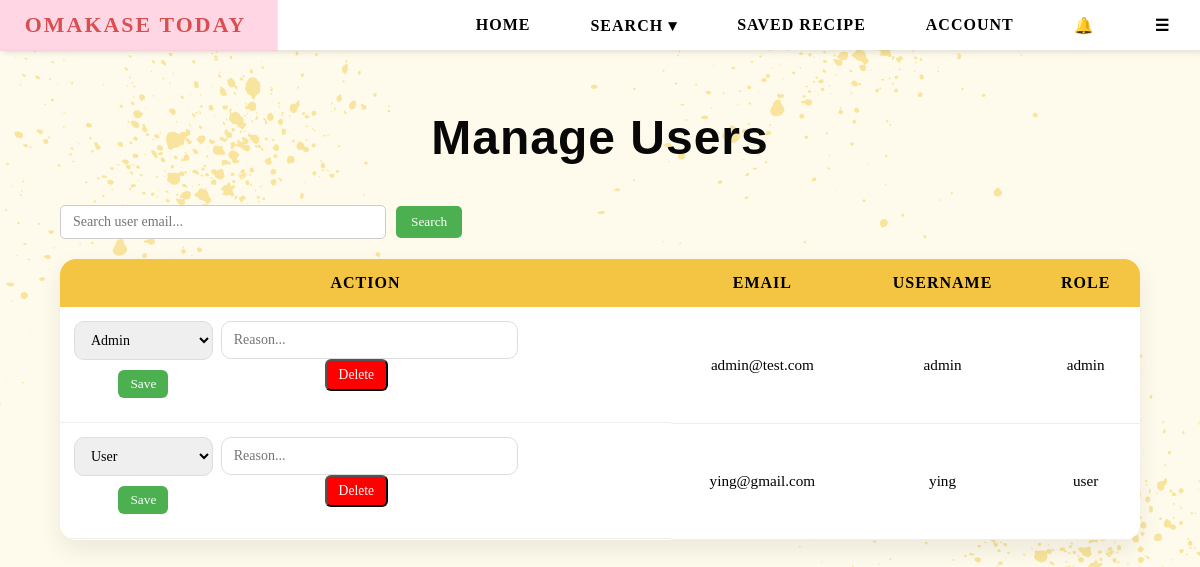
Screenshot of /admin/users (signed in) with the database file from the repository.
### tables this page shows
CREATE TABLE users (
        email TEXT PRIMARY KEY,
        username TEXT,
        password TEXT,
        bio TEXT,
        profile_pic TEXT,
        role TEXT DEFAULT 'user'
    , reset_token TEXT, reset_used INTEGER DEFAULT 0, reset_viewed INTEGER DEFAULT 0);

### app.py (the view)
@app.route("/admin/users")
def admin_users():
    if session.get("role") != "admin":
        return "403 Forbidden"
    conn = sqlite3.connect(DB_PATH)
    c = conn.cursor()
    c.execute("SELECT email, username, role FROM users")
    users = c.fetchall()
    conn.close()
    return render_template("admin_users.html", users=users)

### app.py (called while the page is built)
@app.context_processor
def inject_notifications():
    if "user" not in session:
        return dict(
            new_notifications=[],
            old_notifications=[],
            notif_count=0
        )
    conn = sqlite3.connect(DB_PATH)
    c = conn.cursor()
    c.execute("""
        SELECT message, is_read, created_at
        FROM notifications
        WHERE user_email = ?
        ORDER BY created_at DESC
        LIMIT 5
    """, (session["user"],))
    rows = c.fetchall()
    new_notifs = [n for n in rows if n[1] == 0]
    old_notifs = [n for n in rows if n[1] == 1]
    c.execute("""
        SELECT COUNT(*) FROM notifications
        WHERE user_email = ? AND is_read = 0
    """, (session["user"],))
    count = c.fetchone()[0]
    conn.close()
    return dict(
        new_notifications=new_notifs,
        old_notifications=old_notifs,
        notif_count=count
    )

### templates/admin_users.html (shortened to what this page needs)
{% extends "base.html" %}
{% block content %}
<div class="admin-users-wrapper">
    <h1 class="admin-title">Manage Users</h1>
    <div class="admin-controls">
        <input type="text" id="userSearch" class="search-input"
            placeholder="Search user email...">
        <button onclick="filterUsers()" class="search-btn">
            Search
        </button>
    </div>
    <table class="users-table">
        <thead>
            <tr>
                <th>ACTION</th>
                <th>EMAIL</th>
                <th>USERNAME</th>
                <th>ROLE</th>
            </tr>
        </thead>
        <tbody id="userBody">
            {% for u in users %}
            <tr>
                <td style="display:flex; gap:8px; flex-wrap:wrap;">
                    <form action="/admin/users/update/{{ u[0] }}" method="POST">
                        <select name="role">
                            <option value="user" {% if u[2]=='user' %}selected{% endif %}>User</option>
                            <option value="admin" {% if u[2]=='admin' %}selected{% endif %}>Admin</option>
                        </select>
                        <button type="submit" class="update-btn">Save</button>
                    </form>
                    <form action="/admin/delete/{{ u[0] }}" method="POST"
                          onsubmit="return confirmDelete(this)">
                        <input type="text" name="reason"
                               placeholder="Reason..."
                               required
                               class="reason-input">
                        <button type="submit" class="delete-btn">
                            Delete
                        </button>
                    </form>
                </td>
                <td>{{ u[0] }}</td>
                <td>{{ u[1] }}</td>
                <td>{{ u[2] }}</td>
            </tr>
            {% endfor %}
        </tbody>
    </table>
</div>
{% endblock %}

### templates/base.html (shortened to what this page needs)
<!DOCTYPE html>
<html lang="en">
<head>
    <link rel="stylesheet" href="{{ url_for('static', filename='css/style.css') }}">
</head>
<body>
<nav>
    <ul>
        <li><a href="{{ url_for('home') }}">Omakase Today</a></li>
        <li class="hideOnMobile"><a href="{{ url_for('home') }}">HOME</a></li>
        <li class="hideOnMobile dropdown">
            <a href="javascript:void(0)" class="dropbtn">SEARCH ▾</a>
        </li>
        <li class="hideOnMobile"><a href="{{ url_for('saved_recipes') }}">SAVED RECIPE</a></li>
        <li class="hideOnMobile"><a href="{{ url_for('profile') }}">ACCOUNT</a></li>
        <li class="notif-wrapper">
            <a href="#" class="notif-icon" onclick="toggleNotif(event)">
                🔔
            </a>
        </li>
        <li class="menu-button" onclick=showSidebar()><a href="#">☰</a></li>
    </ul>
</nav>
{% block content %}{% endblock %}
</body>
</html>

### static/css/style.css (style rules this page uses)
* { margin: 0; padding: 0; font-family: 'DM Serif Display', serif; }
html { text-align: center; }
body { height: 100%; background-image: url(../css/picture/background.png); background-size: cover; margin: 0; }
nav { background-color: white; box-shadow: 3px 3px 5px rgba(0, 0 ,0, 0.1); }
nav ul { width: 100%; list-style: none; display: flex; justify-content: flex-end; align-items: center; }
nav li { height: 50px; }
nav a { height: 100%; padding: 0 30px; text-decoration: none; display: flex; align-items: center; color: black; font-weight: 600; text-transform: uppercase; transition: all 0.3s wease; letter-spacing: 1px; }
nav li:first-child { margin-right: auto; }
nav li:first-child a { font-size: 1.3rem; font-weight: 800; letter-spacing: 2px; color: #d94f4f; }
.notif-wrapper { position: relative; }
.notif-icon { position: relative; cursor: pointer; }
h1 { font-family: 'Fredoka', sans-serif; font-weight: 700; font-size: 3rem; margin-bottom: 15px; color: #111; }
.dropdown { position: relative; }
h1 { margin-top: 50px !important; text-align: center !important; }
.admin-title { text-align: left; font-size: 3rem; margin-bottom: 40px; color: #080808; letter-spacing: 1px; }
.admin-users-wrapper { width: 90%; margin: 60px auto; text-align: center; }
.users-table { width: 100%; border-collapse: collapse; margin-top: 20px; background: white; border-radius: 16px; overflow: hidden; box-shadow: 0 10px 25px rgba(0,0,0,0.08); }
.users-table thead { background: #f4c542; color: black; }
.users-table th { padding: 15px; font-size: 1rem; letter-spacing: 1px; }
.users-table td { padding: 14px; border-bottom: 1px solid #eee; font-size: 0.95rem; }
.users-table tbody tr { transition: 0.2s; }
.admin-controls { margin-bottom: 20px; display: flex; gap: 10px; align-items: center; }
.search-input { padding: 8px 12px; width: 300px; border-radius: 5px; border: 1px solid #ccc; font-size: 14px; outline: none; transition: border-color 0.3s; }
.search-btn { padding: 8px 15px; background: #4CAF50; color: white; border: none; border-radius: 5px; cursor: pointer; }
.delete-btn { padding: 6px 12px; background: red; color: white; border-radius: 6px; text-decoration: none; font-size: 0.85rem; }
.update-btn { background-color: #4CAF50; color: white; padding: 6px 12px; border: none; border-radius: 6px; cursor: pointer; margin: 10px 0; }
input, textarea, select { width: 100%; padding: 10px 12px; border-radius: 10px; border: 1px solid #ddd; font-size: 14px; transition: all 0.2s ease; }

### rows the page displays
users: role "Admin", email "admin@test.com", username "admin", role "admin"
users: role "User", email "ying@gmail.com", username "ying", role "user"
